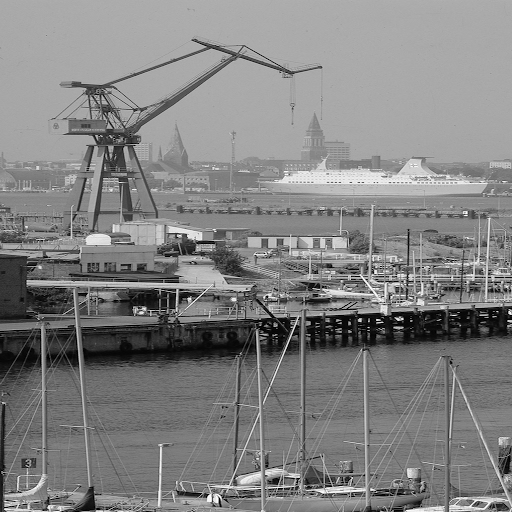
//> input picture work 8 Outline + enhancement/kiel.bmp, 512 x 512 px, given in place of kantai.png, which was not available
$ ./sobelOpenCV ../kiel.bmp   (built with g++ and OpenCV 4)
//> lines starting //> are read from the running program, lines starting //| are printed output that depends on the picture; pictures that were not available may be replaced by others from this repository, and a replacement may not be noted
// Axel 56130500236

#include <stdio.h>
#include "opencv2/highgui/highgui.hpp"
#include "opencv2/imgproc/imgproc_c.h"
#include <math.h>

void norm_diff(IplImage* img){
	int height,width,step,channels;
	unsigned char *data;
	// get the image data
	height    = img->height;
	width     = img->width;
	step      = img->widthStep;
	channels  = img->nChannels;
	data      = (uchar *)img->imageData;

	int d[width][height];

	double fx = 0, fy = 0;

	for(int i=0; i < width; i++){
		for(int j=0; j < height; j++){

			d[i][j] = data[i*width+j];

			// [10 lines of commented-out code are left out]
		}
	}

	for(int i=0; i < width-1; i++){
		for(int j=0; j < height-1; j++){
			fx = d[i+1][j] - d[i][j];
			fy = d[i][j+1] - d[i][j];

			double a = sqrt(pow(fx,2)+pow(fy,2));

			if(a > 255){a=255;}
			if(a < 0){a=0;}

			data[i*width+j] = a;
		}
	}

	return;
}

void roberts(IplImage* img){
	int height,width,step,channels;
	unsigned char *data;
	// get the image data
	height    = img->height;
	width     = img->width;
	step      = img->widthStep;
	channels  = img->nChannels;
	data      = (uchar *)img->imageData;

	int d[width][height];

	double fx = 0, fy = 0;

	for(int i=0; i < width; i++){
		for(int j=0; j < height; j++){
			d[i][j] = data[i*width+j];
		}
	}

	for(int i=0; i < width-1; i++){
		for(int j=0; j < height-1; j++){
			fx = d[i+1][j+1] - d[i][j];
			fy = d[i][j+1] - d[i+1][j];

			int a = sqrt(pow(fx,2)+pow(fy,2));

			if(a > 255){a=255;}
			if(a < 0){a=0;}
			data[i*width+j] = a;
		}
	}

	return;
}

void sobel(IplImage* img){
	int height,width,step,channels;
	unsigned char *data;
	// get the image data
	height    = img->height;
	width     = img->width;
	step      = img->widthStep;
	channels  = img->nChannels;
	data      = (uchar *)img->imageData;

	int d[width][height];

	double fx = 0, fy = 0;

	for(int i=0; i < width; i++){
		for(int j=0; j < height; j++){
			d[i][j] = data[i*width+j];
		}
	}

	for(int i=1; i < width-1; i++){
		for(int j=1; j < height-1; j++){
			fx = - d[i-1][j-1] + d[i+1][j+1]
				- 2*d[i-1][j] + 2*d[i+1][j]
				- d[i-1][j+1] + d[i+1][j+1];
			fy = - d[i-1][j-1] - 2*d[i][j-1] - d[i+1][j-1]
				+ d[i-1][j+1] + 2*d[i][j+1] + d[i+1][j+1];

			int a = sqrt(pow(fx,2)+pow(fy,2));

			if(a > 255){a=255;}
			if(a < 0){a=0;}

			data[i*width+j] = a;
		}
	}

	return;
}

void laplacian(IplImage* img){
	int height,width,step,channels;
	unsigned char *data;
	// get the image data
	height    = img->height;
	width     = img->width;
	step      = img->widthStep;
	channels  = img->nChannels;
	data      = (uchar *)img->imageData;

	int d[width][height];

	double fx = 0, fy = 0;

	for(int i=0; i < width; i++){
		for(int j=0; j < height; j++){
			d[i][j] = data[i*width+j];
		}
	}

	for(int i=0; i < width-1; i++){
		for(int j=0; j < height-1; j++){

			fx = d[i+1][j] + d[i-1][j] - 2*d[i][j];
			fy = d[i][j+1] + d[i][j-1] - 2*d[i][j];

			int a = fx+fy;
			//int a = data[i*width+j] - fx-fy;

			if(a > 255){a=255;}
			if(a < 0){a=0;}

			data[i*width+j] = a;
		}
	}

	return;
}

void laplacian2(IplImage* img){
	int height,width,step,channels;
	unsigned char *data;
	// get the image data
	height    = img->height;
	width     = img->width;
	step      = img->widthStep;
	channels  = img->nChannels;
	data      = (uchar *)img->imageData;

	int d[width][height];

	double fx = 0, fy = 0;

	for(int i=0; i < width; i++){
		for(int j=0; j < height; j++){
			d[i][j] = data[i*width+j];
		}
	}

	for(int i=0; i < width-1; i++){
		for(int j=0; j < height-1; j++){

			fx = d[i+1][j] + d[i-1][j] - 2*d[i][j];
			fy = d[i][j+1] + d[i][j-1] - 2*d[i][j];

			//int a = fx+fy;
			int a = data[i*width+j] - fx-fy;

			if(a > 255){a=255;}
			if(a < 0){a=0;}

			data[i*width+j] = a;
		}
	}

	return;
}

void variant(IplImage* img){
	int height,width,step,channels;
	unsigned char *data;
	// get the image data
	height    = img->height;
	width     = img->width;
	step      = img->widthStep;
	channels  = img->nChannels;
	data      = (uchar *)img->imageData;

	int d[width][height];

	double fxy = 0;

	for(int i=0; i < width; i++){
		for(int j=0; j < height; j++){
			d[i][j] = data[i*width+j];
		}
	}

	for(int i=0; i < width-1; i++){
		for(int j=0; j < height-1; j++){

			fxy = -d[i-1][j-1] - d[i][j-1] - d[i+1][j-1]
				- d[i-1][j] + 9*d[i][j] - d[i+1][j]
				- d[i-1][j+1] - d[i][j+1] - d[i+1][j+1];

			//int a = fx+fy;
			int a = fxy;

			if(a > 255){a=255;}
			if(a < 0){a=0;}

			data[i*width+j] = a;
		}
	}

	return;
}

void sobel2(IplImage* img){
	int height,width,step,channels;
	unsigned char *data;
	// get the image data
	height    = img->height;
	width     = img->width;
	step      = img->widthStep;
	channels  = img->nChannels;
	data      = (uchar *)img->imageData;

	int d[width][height];

	double fxy = 0;

	for(int i=0; i < width; i++){
		for(int j=0; j < height; j++){
			d[i][j] = data[i*width+j];
		}
	}

	for(int i=0; i < width-1; i++){
		for(int j=0; j < height-1; j++){

			fxy = d[i-1][j+1] + 2*d[i][j+1] + d[i+1][j+1]
				- d[i-1][j-1] - 2*d[i][j-1] - d[i+1][j-1]
				+ d[i+1][j-1] + 2*d[i+1][j] + d[i+1][j+1]
				- d[i-1][j-1] - 2*d[i-1][j] - d[i-1][j+1];

			//int a = fx+fy;
			int a = d[i][j] - fxy;

			if(a > 255){a=255;}
			if(a < 0){a=0;}

			data[i*width+j] = a;
		}
	}

	return;
}

int main(int argc, char *argv[])
{
	IplImage* img = 0;
	int height,width,step,channels;
	unsigned char *data;

	// load an image
	img= cvLoadImage("kantai.png");
//> img is the input picture: 512 rows x 512 cols, CV_8UC3; min 0, max 255, mean 129.9
	if(!img){
		printf("Could not load image file: %s\n",argv[1]);
		exit(0);
	}

	// get the image data
	height    = img->height;
//> height = 512
	width     = img->width;
//> width = 512
	step      = img->widthStep;
//> step = 1536
	channels  = img->nChannels;
//> channels = 3
	data      = (uchar *)img->imageData;

	printf("Processing a %dx%d image with %d channels\n",height,width,channels);
//| Processing a 512x512 image with 3 channels
	printf("step = %d\n", step);
//| step = 1536

	IplImage* imgGrayscale = cvCreateImage(cvGetSize(img), IPL_DEPTH_8U, 1); // 8-bit grayscale is enough.
	// convert to grayscale.
	cvCvtColor(img, imgGrayscale, CV_BGR2GRAY);

	// Create an image for the outputs
	IplImage* imgSobelX = cvCreateImage( cvGetSize(img), IPL_DEPTH_32F, 1 ); // to prevent overflow.
	IplImage* imgSobelY = cvCreateImage( cvGetSize(img), IPL_DEPTH_32F, 1 );
	IplImage* imgSobelAdded = cvCreateImage( cvGetSize(img), IPL_DEPTH_32F, 1 );
	IplImage* imgSobel = cvCreateImage( cvGetSize(img), IPL_DEPTH_8U, 1 ); // final image is enough to be an 8-bit plane.


	// Sobel
	cvSobel(imgGrayscale, imgSobelX, 1, 0, 3);
	cvSobel(imgGrayscale, imgSobelY, 0, 1, 3);
	cvAdd(imgSobelX, imgSobelY, imgSobelAdded);
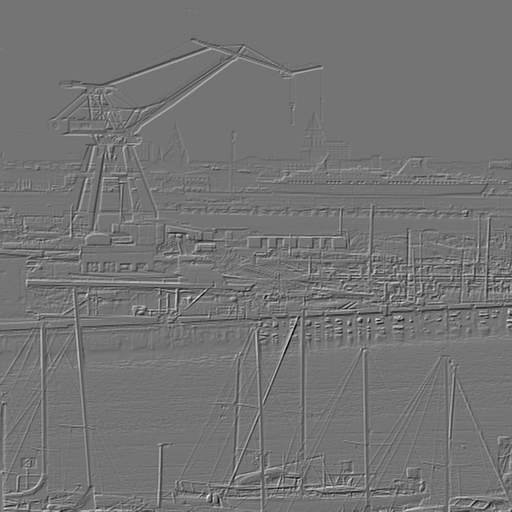
//> imgSobelAdded: 512 rows x 512 cols, CV_32FC1; min -1224, max 1456, mean 0; drawn with min black and max white
	cvConvertScaleAbs(imgSobelAdded, imgSobel); //scaled to 8-bit level; important for visibility.
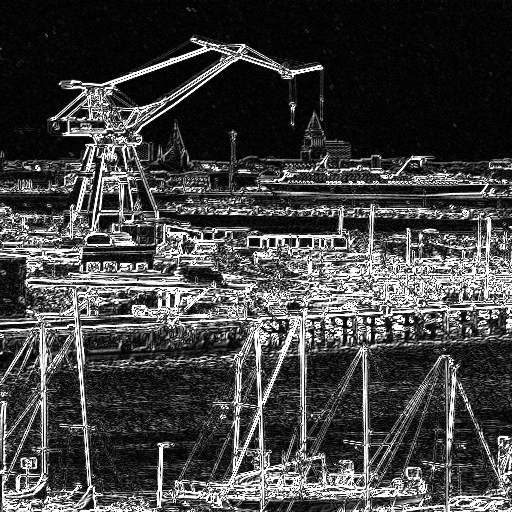
//> imgSobel: 512 rows x 512 cols, CV_8UC1; min 0, max 255, mean 66.4


	//----------------------- OULINE EXTRACTION -------------------------------
	// Normal diff
	IplImage* imgNormDiff = cvCreateImage(cvGetSize(img), 8, 1);
	cvCopy(imgGrayscale,imgNormDiff);
	norm_diff(imgNormDiff);
//> the loop in norm_diff, `for(int i=0; i < width-1; i++)` made 511 passes
//> (fx, fy) on passes 1 to 3: (-1, 0), (-1, -1), (0, 1)
//> after the loop in norm_diff, `for(int i=0; i < width-1; i++)`: fx = -5; fy = -69

	// Roberts
	IplImage* imgRoberts = cvCreateImage(cvGetSize(img), 8, 1);
	cvCopy(imgGrayscale,imgRoberts);
	roberts(imgRoberts);
//> the loop in roberts, `for(int i=0; i < width-1; i++)` made 511 passes
//> (fx, fy) on passes 1 to 3: (-2, 1), (0, 0), (1, 1)
//> after the loop in roberts, `for(int i=0; i < width-1; i++)`: fx = -112; fy = -64

	// Sobel
	IplImage* imgSobel2 = cvCreateImage(cvGetSize(img), 8, 1);
	cvCopy(imgGrayscale,imgSobel2);
	sobel(imgSobel2);
//> the loop in sobel, `for(int i=1; i < width-1; i++)` made 510 passes
//> (fx, fy) on passes 1 to 3: (-6, 1), (0, 3), (-9, 0)
//> after the loop in sobel, `for(int i=1; i < width-1; i++)`:
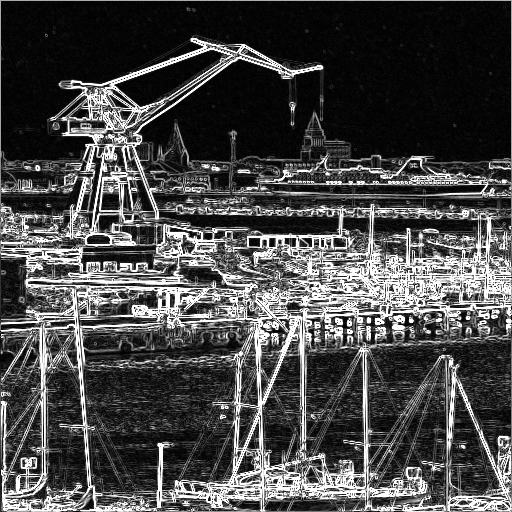
//> img: 512 rows x 512 cols, CV_8UC1; min 0, max 255, mean 72.6
//> after the loop in sobel, `for(int i=1; i < width-1; i++)`: fx = -13; fy = 123

	// Laplacian
	IplImage* imgLap = cvCreateImage(cvGetSize(img), 8, 1);
	cvCopy(imgGrayscale,imgLap);
	laplacian(imgLap);
//> the loop in laplacian, `for(int i=0; i < width-1; i++)` made 511 passes
//> (fx, fy) on passes 1 to 3: (740068988, 0), (0, -2), (1, 1)
//> after the loop in laplacian, `for(int i=0; i < width-1; i++)`:
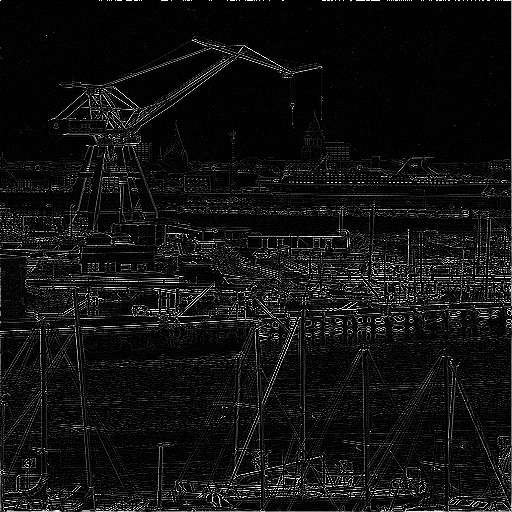
//> img: 512 rows x 512 cols, CV_8UC1; min 0, max 255, mean 17.1
//> after the loop in laplacian, `for(int i=0; i < width-1; i++)`: fx = -37; fy = -182

	//--------------------------- ENHANCEMENT --------------------------------
	// Laplacian
	IplImage* imgLap2 = cvCreateImage(cvGetSize(img), 8, 3);
	IplImage* imgRed = cvCreateImage(cvGetSize(img), 8, 1);
	IplImage* imgGreen = cvCreateImage(cvGetSize(img), 8, 1);
	IplImage* imgBlue = cvCreateImage(cvGetSize(img), 8, 1);

	cvSplit(img, imgRed, imgGreen, imgBlue, NULL);

	laplacian2(imgBlue);
//> the loop in laplacian2, `for(int i=0; i < width-1; i++)` made 511 passes
//> (fx, fy) on passes 1 to 3: (740070901, 0), (0, -2), (1, 1)
//> after the loop in laplacian2, `for(int i=0; i < width-1; i++)`:
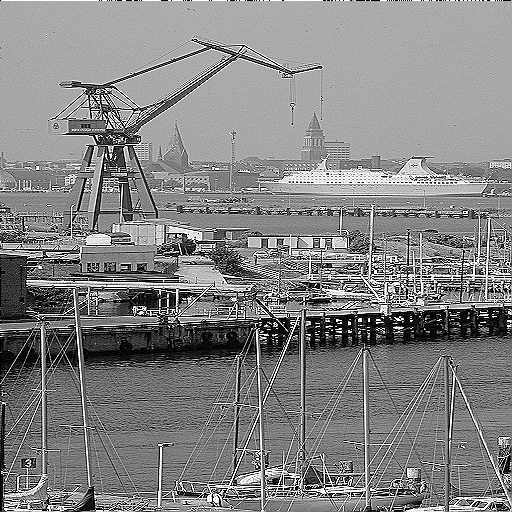
//> img: 512 rows x 512 cols, CV_8UC1; min 0, max 255, mean 131.5
//> after the loop in laplacian2, `for(int i=0; i < width-1; i++)`: fx = -37; fy = -182
	laplacian2(imgGreen);
//> the loop in laplacian2 (call 2), `for(int i=0; i < width-1; i++)` made 511 passes
	laplacian2(imgRed);
	cvMerge(imgRed,imgGreen,imgBlue, NULL, imgLap2);

	// Variant
	IplImage* imgVariant = cvCreateImage(cvGetSize(img), 8, 3);
	IplImage* imgRed2 = cvCreateImage(cvGetSize(img), 8, 1);
	IplImage* imgGreen2 = cvCreateImage(cvGetSize(img), 8, 1);
	IplImage* imgBlue2 = cvCreateImage(cvGetSize(img), 8, 1);

	cvSplit(img, imgRed2, imgGreen2, imgBlue2, NULL);

	variant(imgBlue2);
//> after the loop in variant, `for(int i=0; i < width-1; i++)`:
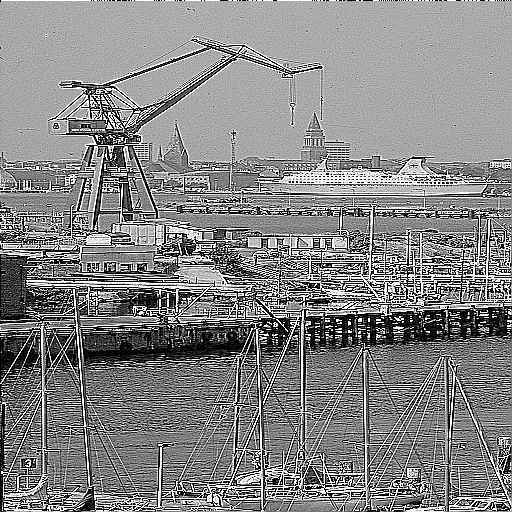
//> img: 512 rows x 512 cols, CV_8UC1; min 0, max 255, mean 133.1
	variant(imgGreen2);
	variant(imgRed2);
	cvMerge(imgRed2,imgGreen2,imgBlue2, NULL, imgVariant);

	// Sobel
	IplImage* imgSobel3 = cvCreateImage(cvGetSize(img), 8, 3);
	IplImage* imgRed3 = cvCreateImage(cvGetSize(img), 8, 1);
	IplImage* imgGreen3 = cvCreateImage(cvGetSize(img), 8, 1);
	IplImage* imgBlue3 = cvCreateImage(cvGetSize(img), 8, 1);

	cvSplit(img, imgRed3, imgGreen3, imgBlue3, NULL);

	sobel2(imgBlue3);
//> after the loop in sobel2, `for(int i=0; i < width-1; i++)`:
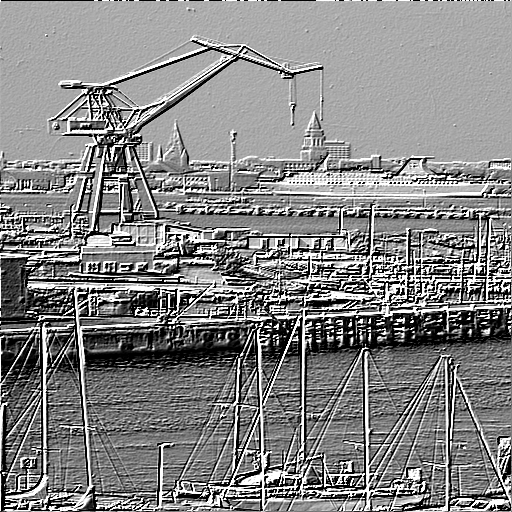
//> img: 512 rows x 512 cols, CV_8UC1; min 0, max 255, mean 132.8
	sobel2(imgGreen3);
	sobel2(imgRed3);
	cvMerge(imgRed3,imgGreen3,imgBlue3, NULL, imgSobel3);


	// create a window
	cvNamedWindow("Original", CV_WINDOW_KEEPRATIO);

	cvNamedWindow("Normal different line", CV_WINDOW_KEEPRATIO);
	cvNamedWindow("Roberts line", CV_WINDOW_FREERATIO);
	cvNamedWindow("Sobel line", CV_WINDOW_FREERATIO);
	cvNamedWindow("Laplacian line", CV_WINDOW_KEEPRATIO);

	cvNamedWindow("Laplacian Color", CV_WINDOW_KEEPRATIO);
	cvNamedWindow("Variant", CV_WINDOW_KEEPRATIO);
	cvNamedWindow("Sobel", CV_WINDOW_KEEPRATIO);
	// [6 lines of commented-out code are left out]
	cvShowImage("Original", img);
	cvShowImage("Normal different line", imgNormDiff);
	cvShowImage("Roberts line",imgRoberts);
	cvShowImage("Sobel line", imgSobel2);
	cvShowImage("Laplacian line", imgLap);

	cvShowImage("Laplacian Color", imgLap2);
	cvShowImage("Variant", imgVariant);
	cvShowImage("Sobel", imgSobel3);

	// [6 lines of commented-out code are left out]
	cvWaitKey(0);

	// release the image
	cvReleaseImage(&img);
	cvReleaseImage(&imgGrayscale);
	cvReleaseImage(&imgNormDiff);
	cvReleaseImage(&imgRoberts);
	cvReleaseImage(&imgSobel2);
	cvReleaseImage(&imgLap);

	cvReleaseImage(&imgLap2);
	cvReleaseImage(&imgVariant);
	cvReleaseImage(&imgSobel3);

	cvReleaseImage(&imgSobelX);
	cvReleaseImage(&imgSobelY);
	cvReleaseImage(&imgSobelAdded);
	cvReleaseImage(&imgSobel);


	return 0;
}

$ run again, on work 8 Outline + enhancement/lighthouse.bmp
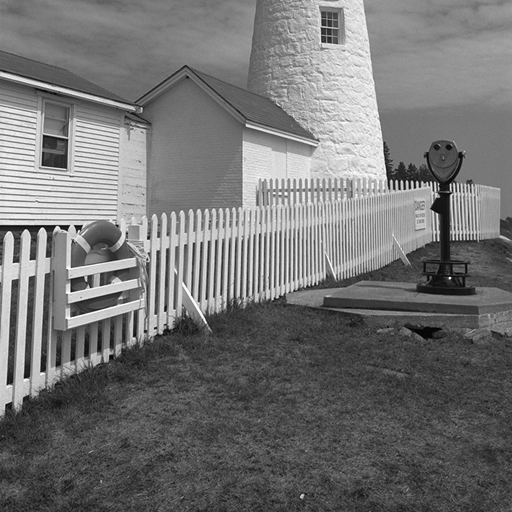
//> input picture work 8 Outline + enhancement/lighthouse.bmp, 512 x 512 px, given in place of kantai.png, which was not available
//> img is the input picture: 512 rows x 512 cols, CV_8UC3; min 2, max 255, mean 115.4
//| Processing a 512x512 image with 3 channels
//| step = 1536
//> the loop in norm_diff, `for(int i=0; i < width-1; i++)` made 511 passes
//> (fx, fy) on passes 1 to 3: (-1, -1), (3, 4), (5, 2)
//> after the loop in norm_diff, `for(int i=0; i < width-1; i++)`: fx = -6; fy = 0
//> the loop in roberts, `for(int i=0; i < width-1; i++)` made 511 passes
//> (fx, fy) on passes 1 to 3: (3, 0), (5, 1), (4, -3)
//> after the loop in roberts, `for(int i=0; i < width-1; i++)`: fx = 3; fy = 6
//> the loop in sobel, `for(int i=1; i < width-1; i++)` made 510 passes
//> (fx, fy) on passes 1 to 3: (17, 34), (34, 25), (35, 6)
//> after the loop in sobel, `for(int i=1; i < width-1; i++)`: fx = -99; fy = 46
//> the loop in laplacian, `for(int i=0; i < width-1; i++)` made 511 passes
//> (fx, fy) on passes 1 to 3: (-796242271, -5), (4, -4), (2, -3)
//> after the loop in laplacian, `for(int i=0; i < width-1; i++)`:
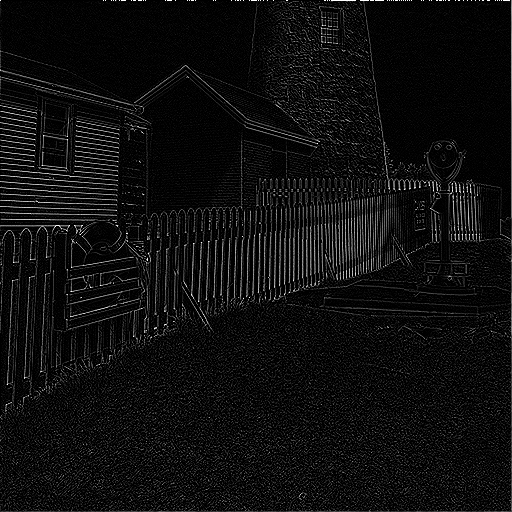
//> img: 512 rows x 512 cols, CV_8UC1; min 0, max 255, mean 14.7
//> after the loop in laplacian, `for(int i=0; i < width-1; i++)`: fx = 10; fy = -2
//> the loop in laplacian2, `for(int i=0; i < width-1; i++)` made 511 passes
//> (fx, fy) on passes 1 to 3: (-796240358, -5), (4, -4), (2, -3)
//> after the loop in laplacian2, `for(int i=0; i < width-1; i++)`: fx = 10; fy = -2
//> the loop in laplacian2 (call 2), `for(int i=0; i < width-1; i++)` made 511 passes
//> after the loop in sobel2, `for(int i=0; i < width-1; i++)`:
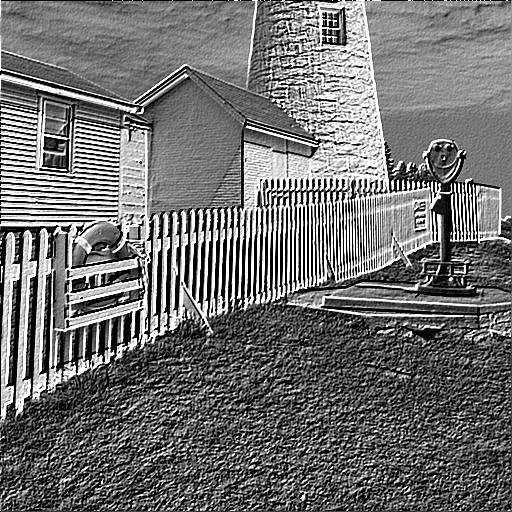
//> img: 512 rows x 512 cols, CV_8UC1; min 0, max 255, mean 112.5
